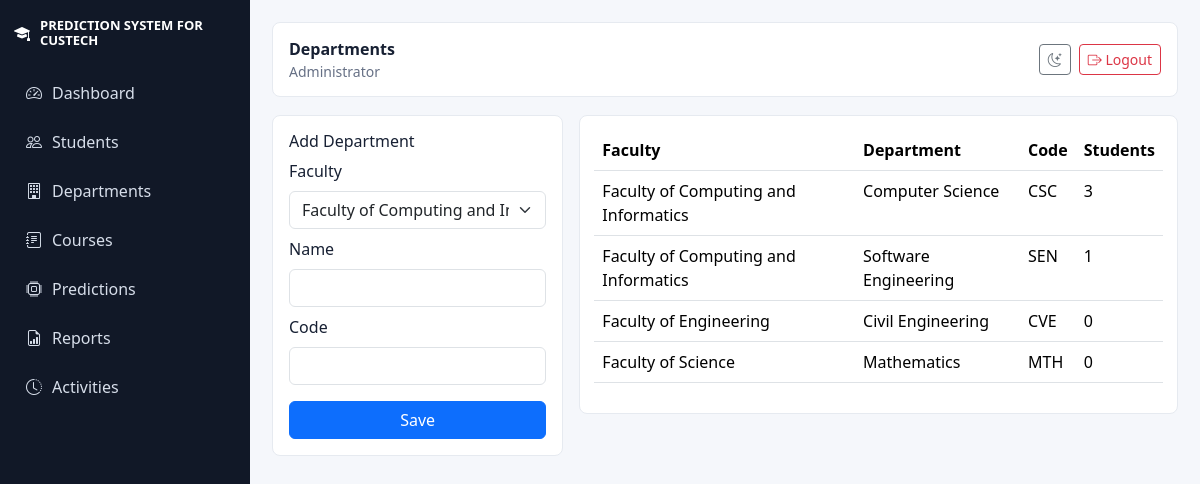
The app's page /admin/departments.php (signed in) with its own data.
### tables this page shows
CREATE TABLE users (id INT AUTO_INCREMENT PRIMARY KEY, role_id INT NOT NULL, username VARCHAR(60) UNIQUE NOT NULL, email VARCHAR(120) UNIQUE NOT NULL, password_hash VARCHAR(255) NOT NULL, status ENUM('active','inactive') DEFAULT 'active', last_login DATETIME NULL, created_at DATETIME, FOREIGN KEY (role_id) REFERENCES roles(id));

CREATE TABLE roles (id INT AUTO_INCREMENT PRIMARY KEY, name VARCHAR(60) UNIQUE NOT NULL, description VARCHAR(255));

CREATE TABLE departments (id INT AUTO_INCREMENT PRIMARY KEY, faculty_id INT NOT NULL, name VARCHAR(120) NOT NULL, code VARCHAR(20) UNIQUE, created_at DATETIME, FOREIGN KEY (faculty_id) REFERENCES faculties(id));

CREATE TABLE faculties (id INT AUTO_INCREMENT PRIMARY KEY, name VARCHAR(120) NOT NULL, code VARCHAR(20) UNIQUE, created_at DATETIME);

### includes/functions.php (called while the page is built, shortened)
<?php
function db(): PDO
{
    static $pdo = null;
    if ($pdo instanceof PDO) {
        return $pdo;
    }
    $dsn = 'mysql:host=' . DB_HOST . ';dbname=' . DB_NAME . ';charset=' . DB_CHARSET;
    $pdo = new PDO($dsn, DB_USER, DB_PASS, [
        PDO::ATTR_ERRMODE => PDO::ERRMODE_EXCEPTION,
        PDO::ATTR_DEFAULT_FETCH_MODE => PDO::FETCH_ASSOC,
        PDO::ATTR_EMULATE_PREPARES => false,
    ]);
    return $pdo;
}
function e(?string $value): string
{
    return htmlspecialchars((string)$value, ENT_QUOTES, 'UTF-8');
}
function url(string $path = ''): string
{
    return BASE_URL . '/' . ltrim($path, '/');
}
function current_user(): ?array
{
    $stmt = db()->prepare('SELECT u.*, r.name AS role_name FROM users u JOIN roles r ON r.id = u.role_id WHERE u.id = ? AND u.status = "active"');
    $stmt->execute([$_SESSION['user_id']]);
    return $stmt->fetch() ?: null;
}
function fetch_all(string $sql, array $params = []): array
{
    $stmt = db()->prepare($sql);
    $stmt->execute($params);
    return $stmt->fetchAll();
}

### admin/departments.php (the view, shortened to what this page needs)
<?php
require_once __DIR__ . '/../includes/functions.php';
$faculties = fetch_all('SELECT * FROM faculties ORDER BY name');
$rows = fetch_all('SELECT d.*, f.name faculty, COUNT(s.id) students FROM departments d JOIN faculties f ON f.id=d.faculty_id LEFT JOIN students s ON s.department_id=d.id GROUP BY d.id ORDER BY f.name, d.name');
$title = 'Departments';
require __DIR__ . '/../views/partials/header.php';
?>
<div class="row g-3">
    <div class="col-lg-4"><form class="card p-3" method="post"><input type="hidden" name="csrf_token" value="<?= e(csrf_token()) ?>"><h2 class="h6">Add Department</h2><label class="form-label">Faculty</label><select name="faculty_id" class="form-select mb-2"><?php foreach($faculties as $f): ?><option value="<?= e((string)$f['id']) ?>"><?= e($f['name']) ?></option><?php endforeach; ?></select><label class="form-label">Name</label><input name="name" class="form-control mb-2" required><label class="form-label">Code</label><input name="code" class="form-control mb-3" required><button class="btn btn-primary">Save</button></form></div>
    <div class="col-lg-8"><div class="table-wrap"><table class="table"><thead><tr><th>Faculty</th><th>Department</th><th>Code</th><th>Students</th></tr></thead><tbody><?php foreach($rows as $r): ?><tr><td><?= e($r['faculty']) ?></td><td><?= e($r['name']) ?></td><td><?= e($r['code']) ?></td><td><?= e((string)$r['students']) ?></td></tr><?php endforeach; ?></tbody></table></div></div>
</div>
<?php require __DIR__ . '/../views/partials/footer.php'; ?>

### views/partials/header.php (shortened to what this page needs)
<?php $user = current_user(); ?>
<!doctype html>
<html lang="en" data-theme="<?= e($_COOKIE['theme'] ?? 'light') ?>">
<head>
    <link href="<?= e(url('assets/vendor/bootstrap/css/bootstrap.min.css')) ?>" rel="stylesheet">
    <link href="<?= e(url('assets/vendor/bootstrap-icons/bootstrap-icons.min.css')) ?>" rel="stylesheet">
    <link href="<?= e(url('assets/css/style.css')) ?>" rel="stylesheet">
</head>
<body>
<div class="app-shell">
<?php if ($user): ?>
    <aside class="sidebar">
        <a class="brand" href="<?= e(url('dashboard.php')) ?>"><i class="bi bi-mortarboard-fill"></i><span>PREDICTION SYSTEM FOR CUSTECH</span></a>
        <nav>
            <a href="<?= e(url('dashboard.php')) ?>"><i class="bi bi-speedometer2"></i> Dashboard</a>
            <?php if (in_array($user['role_name'], ['Super Admin','Administrator'], true)): ?>
                <a href="<?= e(url('admin/students.php')) ?>"><i class="bi bi-people"></i> Students</a>
                <a href="<?= e(url('admin/departments.php')) ?>"><i class="bi bi-building"></i> Departments</a>
                <a href="<?= e(url('admin/courses.php')) ?>"><i class="bi bi-journal-text"></i> Courses</a>
                <a href="<?= e(url('admin/predictions.php')) ?>"><i class="bi bi-cpu"></i> Predictions</a>
                <a href="<?= e(url('admin/reports.php')) ?>"><i class="bi bi-file-earmark-bar-graph"></i> Reports</a>
            <?php endif; ?>
            <a href="<?= e(url('activities.php')) ?>"><i class="bi bi-clock-history"></i> Activities</a>
        </nav>
    </aside>
<?php endif; ?>
<main class="<?= $user ? 'content' : 'public-content' ?>">
<?php if ($user): ?>
    <header class="topbar">
        <div>
            <strong><?= e($title ?? 'Dashboard') ?></strong>
            <small><?= e($user['role_name']) ?></small>
        </div>
        <div class="top-actions">
            <button class="btn btn-sm btn-outline-secondary" id="themeToggle" title="Toggle theme"><i class="bi bi-moon-stars"></i></button>
            <a class="btn btn-sm btn-outline-danger" href="<?= e(url('logout.php')) ?>"><i class="bi bi-box-arrow-right"></i> Logout</a>
        </div>
    </header>
<?php endif; ?>

### assets/css/style.css (style rules this page uses)
:root { --bg: #f5f7fb; --panel: #ffffff; --text: #172033; --muted: #667085; --line: #e6eaf0; --primary: #1769aa; --success: #18865b; --danger: #bd2c3c; }
body { background: var(--bg); color: var(--text); font-family: "Segoe UI", Arial, sans-serif; }
.app-shell { min-height: 100vh; display: flex; }
.sidebar { width: 250px; background: #111827; color: white; position: fixed; inset: 0 auto 0 0; padding: 18px 14px; overflow-y: auto; }
.brand { display: flex; gap: 10px; align-items: center; color: white; text-decoration: none; font-weight: 800; margin-bottom: 22px; line-height: 1.15; }
.brand span { font-size: 13px; }
.sidebar nav a { display: flex; align-items: center; gap: 10px; color: #d7deea; text-decoration: none; padding: 11px 12px; border-radius: 8px; margin: 3px 0; }
.content { margin-left: 250px; width: calc(100% - 250px); padding: 22px; }
.topbar { background: var(--panel); border: 1px solid var(--line); border-radius: 8px; padding: 14px 16px; display: flex; justify-content: space-between; align-items: center; margin-bottom: 18px; }
.topbar small { display:block; color: var(--muted); }
.top-actions { display: flex; gap: 8px; }
.card, .table-wrap, .auth-card { background: var(--panel); border: 1px solid var(--line); border-radius: 8px; color: var(--text); }
.table-wrap { padding: 14px; overflow-x: auto; }

### records on screen
users: role.name "Administrator"
departments: faculty.name "Faculty of Computing and Informatics", name "Computer Science", code "CSC", students "3"
departments: faculty.name "Faculty of Computing and Informatics", name "Software Engineering", code "SEN", students "1"
departments: faculty.name "Faculty of Engineering", name "Civil Engineering", code "CVE", students "0"
departments: faculty.name "Faculty of Science", name "Mathematics", code "MTH", students "0"

### other values on screen
$title "Departments"
form field faculty_id "Faculty of Computing and Informatics"
